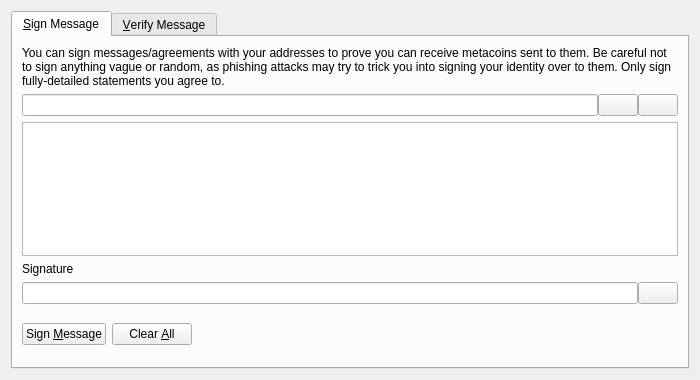
<?xml version="1.0" encoding="UTF-8"?>
<ui version="4.0">
 <class>SignVerifyMessageDialog</class>
 <widget class="QDialog" name="SignVerifyMessageDialog">
  <property name="geometry">
   <rect>
    <x>0</x>
    <y>0</y>
    <width>700</width>
    <height>380</height>
   </rect>
  </property>
  <property name="windowTitle">
   <string>Signatures - Sign / Verify a Message</string>
  </property>
  <property name="modal">
   <bool>true</bool>
  </property>
  <layout class="QVBoxLayout" name="verticalLayout">
   <item>
    <widget class="QTabWidget" name="tabWidget">
     <property name="currentIndex">
      <number>0</number>
     </property>
     <widget class="QWidget" name="tabSignMessage">
      <attribute name="title">
       <string>&amp;Sign Message</string>
      </attribute>
      <layout class="QVBoxLayout" name="verticalLayout_SM">
       <item>
        <widget class="QLabel" name="infoLabel_SM">
         <property name="text">
          <string>You can sign messages/agreements with your addresses to prove you can receive metacoins sent to them. Be careful not to sign anything vague or random, as phishing attacks may try to trick you into signing your identity over to them. Only sign fully-detailed statements you agree to.</string>
         </property>
         <property name="textFormat">
          <enum>Qt::PlainText</enum>
         </property>
         <property name="wordWrap">
          <bool>true</bool>
         </property>
        </widget>
       </item>
       <item>
        <layout class="QHBoxLayout" name="horizontalLayout_1_SM">
         <property name="spacing">
          <number>0</number>
         </property>
         <item>
          <widget class="QValidatedLineEdit" name="addressIn_SM">
           <property name="toolTip">
            <string>The Metacoin address to sign the message with</string>
           </property>
          </widget>
         </item>
         <item>
          <widget class="QPushButton" name="addressBookButton_SM">
           <property name="toolTip">
            <string>Choose previously used address</string>
           </property>
           <property name="text">
            <string/>
           </property>
           <property name="icon">
            <iconset resource="../bitcoin.qrc">
             <normaloff>:/icons/address-book</normaloff>:/icons/address-book</iconset>
           </property>
           <property name="shortcut">
            <string>Alt+A</string>
           </property>
           <property name="autoDefault">
            <bool>false</bool>
           </property>
          </widget>
         </item>
         <item>
          <widget class="QPushButton" name="pasteButton_SM">
           <property name="toolTip">
            <string>Paste address from clipboard</string>
           </property>
           <property name="text">
            <string/>
           </property>
           <property name="icon">
            <iconset resource="../bitcoin.qrc">
             <normaloff>:/icons/editpaste</normaloff>:/icons/editpaste</iconset>
           </property>
           <property name="shortcut">
            <string>Alt+P</string>
           </property>
           <property name="autoDefault">
            <bool>false</bool>
           </property>
          </widget>
         </item>
        </layout>
       </item>
       <item>
        <widget class="QPlainTextEdit" name="messageIn_SM">
         <property name="toolTip">
          <string>Enter the message you want to sign here</string>
         </property>
        </widget>
       </item>
       <item>
        <widget class="QLabel" name="signatureLabel_SM">
         <property name="text">
          <string>Signature</string>
         </property>
         <property name="textFormat">
          <enum>Qt::PlainText</enum>
         </property>
        </widget>
       </item>
       <item>
        <layout class="QHBoxLayout" name="horizontalLayout_2_SM">
         <property name="spacing">
          <number>0</number>
         </property>
         <item>
          <widget class="QLineEdit" name="signatureOut_SM">
           <property name="font">
            <font>
             <italic>true</italic>
            </font>
           </property>
           <property name="readOnly">
            <bool>true</bool>
           </property>
          </widget>
         </item>
         <item>
          <widget class="QPushButton" name="copySignatureButton_SM">
           <property name="toolTip">
            <string>Copy the current signature to the system clipboard</string>
           </property>
           <property name="text">
            <string/>
           </property>
           <property name="icon">
            <iconset resource="../bitcoin.qrc">
             <normaloff>:/icons/editcopy</normaloff>:/icons/editcopy</iconset>
           </property>
           <property name="autoDefault">
            <bool>false</bool>
           </property>
          </widget>
         </item>
        </layout>
       </item>
       <item>
        <layout class="QHBoxLayout" name="horizontalLayout_3_SM">
         <item>
          <widget class="QPushButton" name="signMessageButton_SM">
           <property name="toolTip">
            <string>Sign the message to prove you own this Metacoin address</string>
           </property>
           <property name="text">
            <string>Sign &amp;Message</string>
           </property>
           <property name="icon">
            <iconset resource="../bitcoin.qrc">
             <normaloff>:/icons/edit</normaloff>:/icons/edit</iconset>
           </property>
           <property name="autoDefault">
            <bool>false</bool>
           </property>
          </widget>
         </item>
         <item>
          <widget class="QPushButton" name="clearButton_SM">
           <property name="toolTip">
            <string>Reset all sign message fields</string>
           </property>
           <property name="text">
            <string>Clear &amp;All</string>
           </property>
           <property name="icon">
            <iconset resource="../bitcoin.qrc">
             <normaloff>:/icons/remove</normaloff>:/icons/remove</iconset>
           </property>
           <property name="autoDefault">
            <bool>false</bool>
           </property>
          </widget>
         </item>
         <item>
          <spacer name="horizontalSpacer_1_SM">
           <property name="orientation">
            <enum>Qt::Horizontal</enum>
           </property>
           <property name="sizeHint" stdset="0">
            <size>
             <width>40</width>
             <height>48</height>
            </size>
           </property>
          </spacer>
         </item>
         <item>
          <widget class="QLabel" name="statusLabel_SM">
           <property name="font">
            <font>
             <weight>75</weight>
             <bold>true</bold>
            </font>
           </property>
           <property name="text">
            <string/>
           </property>
           <property name="wordWrap">
            <bool>true</bool>
           </property>
          </widget>
         </item>
         <item>
          <spacer name="horizontalSpacer_2_SM">
           <property name="orientation">
            <enum>Qt::Horizontal</enum>
           </property>
           <property name="sizeHint" stdset="0">
            <size>
             <width>40</width>
             <height>48</height>
            </size>
           </property>
          </spacer>
         </item>
        </layout>
       </item>
      </layout>
     </widget>
     <widget class="QWidget" name="tabVerifyMessage">
      <attribute name="title">
       <string>&amp;Verify Message</string>
      </attribute>
      <layout class="QVBoxLayout" name="verticalLayout_VM">
       <item>
        <widget class="QLabel" name="infoLabel_VM">
         <property name="text">
          <string>Enter the receiver's address, message (ensure you copy line breaks, spaces, tabs, etc. exactly) and signature below to verify the message. Be careful not to read more into the signature than what is in the signed message itself, to avoid being tricked by a man-in-the-middle attack. Note that this only proves the signing party receives with the address, it cannot prove sendership of any transaction!</string>
         </property>
         <property name="textFormat">
          <enum>Qt::PlainText</enum>
         </property>
         <property name="alignment">
          <set>Qt::AlignLeading|Qt::AlignLeft|Qt::AlignTop</set>
         </property>
         <property name="wordWrap">
          <bool>true</bool>
         </property>
        </widget>
       </item>
       <item>
        <layout class="QHBoxLayout" name="horizontalLayout_1_VM">
         <property name="spacing">
          <number>0</number>
         </property>
         <item>
          <widget class="QValidatedLineEdit" name="addressIn_VM">
           <property name="toolTip">
            <string>The Metacoin address the message was signed with</string>
           </property>
          </widget>
         </item>
         <item>
          <widget class="QPushButton" name="addressBookButton_VM">
           <property name="toolTip">
            <string>Choose previously used address</string>
           </property>
           <property name="text">
            <string/>
           </property>
           <property name="icon">
            <iconset resource="../bitcoin.qrc">
             <normaloff>:/icons/address-book</normaloff>:/icons/address-book</iconset>
           </property>
           <property name="shortcut">
            <string>Alt+A</string>
           </property>
           <property name="autoDefault">
            <bool>false</bool>
           </property>
          </widget>
         </item>
        </layout>
       </item>
       <item>
        <widget class="QPlainTextEdit" name="messageIn_VM"/>
       </item>
       <item>
        <widget class="QValidatedLineEdit" name="signatureIn_VM"/>
       </item>
       <item>
        <layout class="QHBoxLayout" name="horizontalLayout_2_VM">
         <item>
          <widget class="QPushButton" name="verifyMessageButton_VM">
           <property name="toolTip">
            <string>Verify the message to ensure it was signed with the specified Metacoin address</string>
           </property>
           <property name="text">
            <string>Verify &amp;Message</string>
           </property>
           <property name="icon">
            <iconset resource="../bitcoin.qrc">
             <normaloff>:/icons/transaction_0</normaloff>:/icons/transaction_0</iconset>
           </property>
           <property name="autoDefault">
            <bool>false</bool>
           </property>
          </widget>
         </item>
         <item>
          <widget class="QPushButton" name="clearButton_VM">
           <property name="toolTip">
            <string>Reset all verify message fields</string>
           </property>
           <property name="text">
            <string>Clear &amp;All</string>
           </property>
           <property name="icon">
            <iconset resource="../bitcoin.qrc">
             <normaloff>:/icons/remove</normaloff>:/icons/remove</iconset>
           </property>
           <property name="autoDefault">
            <bool>false</bool>
           </property>
          </widget>
         </item>
         <item>
          <spacer name="horizontalSpacer_1_VM">
           <property name="orientation">
            <enum>Qt::Horizontal</enum>
           </property>
           <property name="sizeHint" stdset="0">
            <size>
             <width>40</width>
             <height>48</height>
            </size>
           </property>
          </spacer>
         </item>
         <item>
          <widget class="QLabel" name="statusLabel_VM">
           <property name="font">
            <font>
             <weight>75</weight>
             <bold>true</bold>
            </font>
           </property>
           <property name="text">
            <string/>
           </property>
           <property name="wordWrap">
            <bool>true</bool>
           </property>
          </widget>
         </item>
         <item>
          <spacer name="horizontalSpacer_2_VM">
           <property name="orientation">
            <enum>Qt::Horizontal</enum>
           </property>
           <property name="sizeHint" stdset="0">
            <size>
             <width>40</width>
             <height>48</height>
            </size>
           </property>
          </spacer>
         </item>
        </layout>
       </item>
      </layout>
     </widget>
    </widget>
   </item>
  </layout>
 </widget>
 <customwidgets>
  <customwidget>
   <class>QValidatedLineEdit</class>
   <extends>QLineEdit</extends>
   <header>qvalidatedlineedit.h</header>
  </customwidget>
 </customwidgets>
 <resources>
  <include location="../bitcoin.qrc"/>
 </resources>
 <connections/>
</ui>
